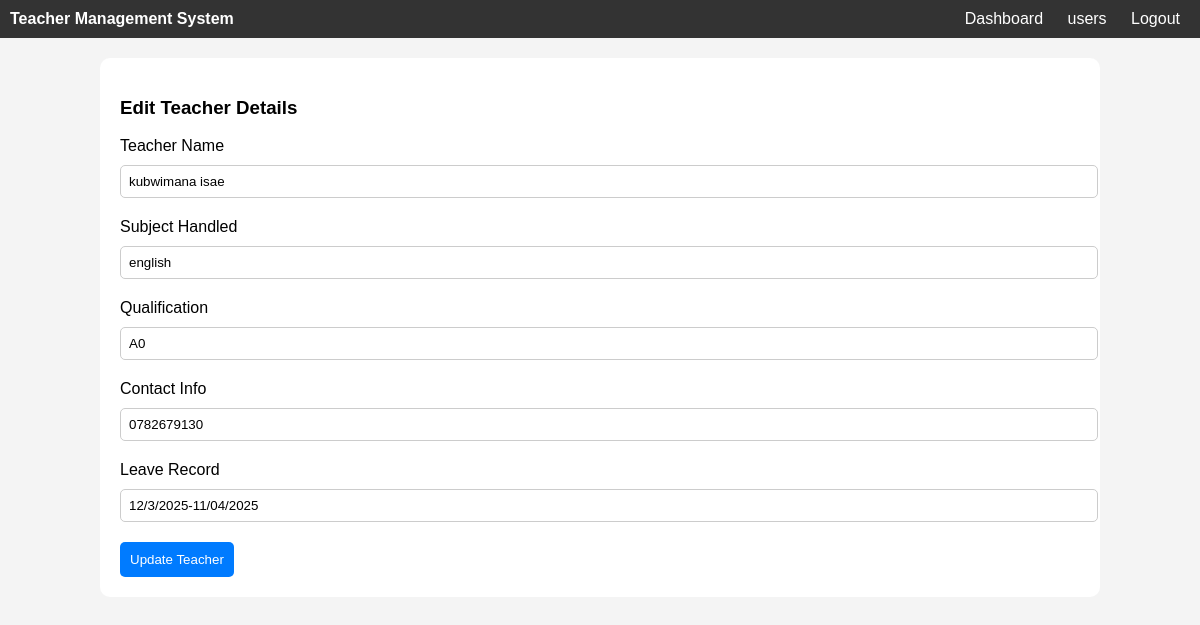
The page /edit_teacher/2/ on the database its author committed.
### tms/models.py (models this page shows, shortened)
class Teacher(models.Model):
    tname = models.CharField(max_length=100)
    subject = models.CharField(max_length=100)
    qualification = models.CharField(max_length=100, blank=True)
    contact = models.CharField(max_length=100, blank=True)
    leave_record = models.CharField(max_length=50, blank=True)

### tms/views.py (the view, shortened to what this page needs)
# urls.py: path('edit_teacher/<int:id>/', views.edit_teacher, name='edit_teacher'),
def edit_teacher(request, id):
    teacher = Teacher.objects.get(id=id)
    return render(request, "edit_teacher.html", {"teacher": teacher})

### tms/templates/edit_teacher.html (shortened to what this page needs)
<!DOCTYPE html>
<html>
<head>
  {% load static %}
  <link rel="stylesheet" href="{% static 'style.css' %}">
</head>
<body>
<div class="flex-nav">
  <div><strong>Teacher Management System</strong></div>
  <div>
    <a href="{% url 'dashboard' %}">Dashboard</a>
    <a href="{% url 'view_users' %}">users</a>
    <a href="{% url 'index' %}">Logout</a>
  </div>
</div>
<div class="container form-container">
  <h3>Edit Teacher Details</h3>
  <form action="{% url 'save_teacher' %}" method="POST">
    <label>Teacher Name</label>
    <input type="text" name="tname" value="{{ teacher.tname }}" required>
    <label>Subject Handled</label>
    <input type="text" name="subject" value="{{ teacher.subject }}" required>
    <label>Qualification</label>
    <input type="text" name="qualification" value="{{ teacher.qualification }}">
    <label>Contact Info</label>
    <input type="text" name="contact" value="{{ teacher.contact }}">
    <label>Leave Record</label>
    <input type="text" name="leave_record" value="{{ teacher.leave_record }}">
    <button type="submit">Update Teacher</button>
  </form>
</div>
</body>
</html>

### tms/static/style.css (style rules this page uses)
body { margin: 0; font-family: Arial, sans-serif; background-color: #f4f4f4; }
.container { width: 80%; margin: auto; padding: 20px; }
.flex-nav { display: flex; background-color: #333; padding: 10px; justify-content: space-between; color: #fff; }
.flex-nav a { color: white; margin: 0 10px; text-decoration: none; }
.form-container, .table-container { background: white; padding: 20px; margin-top: 20px; border-radius: 10px; }
input, select { display: block; width: 100%; padding: 8px; margin-top: 10px; margin-bottom: 20px; border-radius: 5px; border: 1px solid #ccc; }
button { background-color: #007bff; color: white; padding: 10px; border: none; border-radius: 5px; cursor: pointer; }

### rows shown on the page
Teacher: tname "kubwimana isae", subject "english", qualification "A0", contact "0782679130", leave_record "12/3/2025-11/04/2025"
